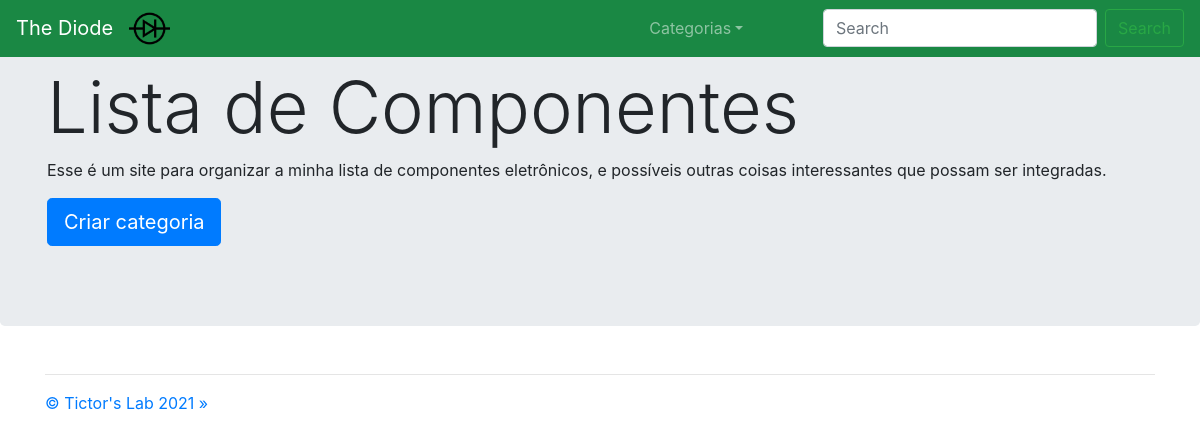
The page /componentes/ on the database as committed earlier.
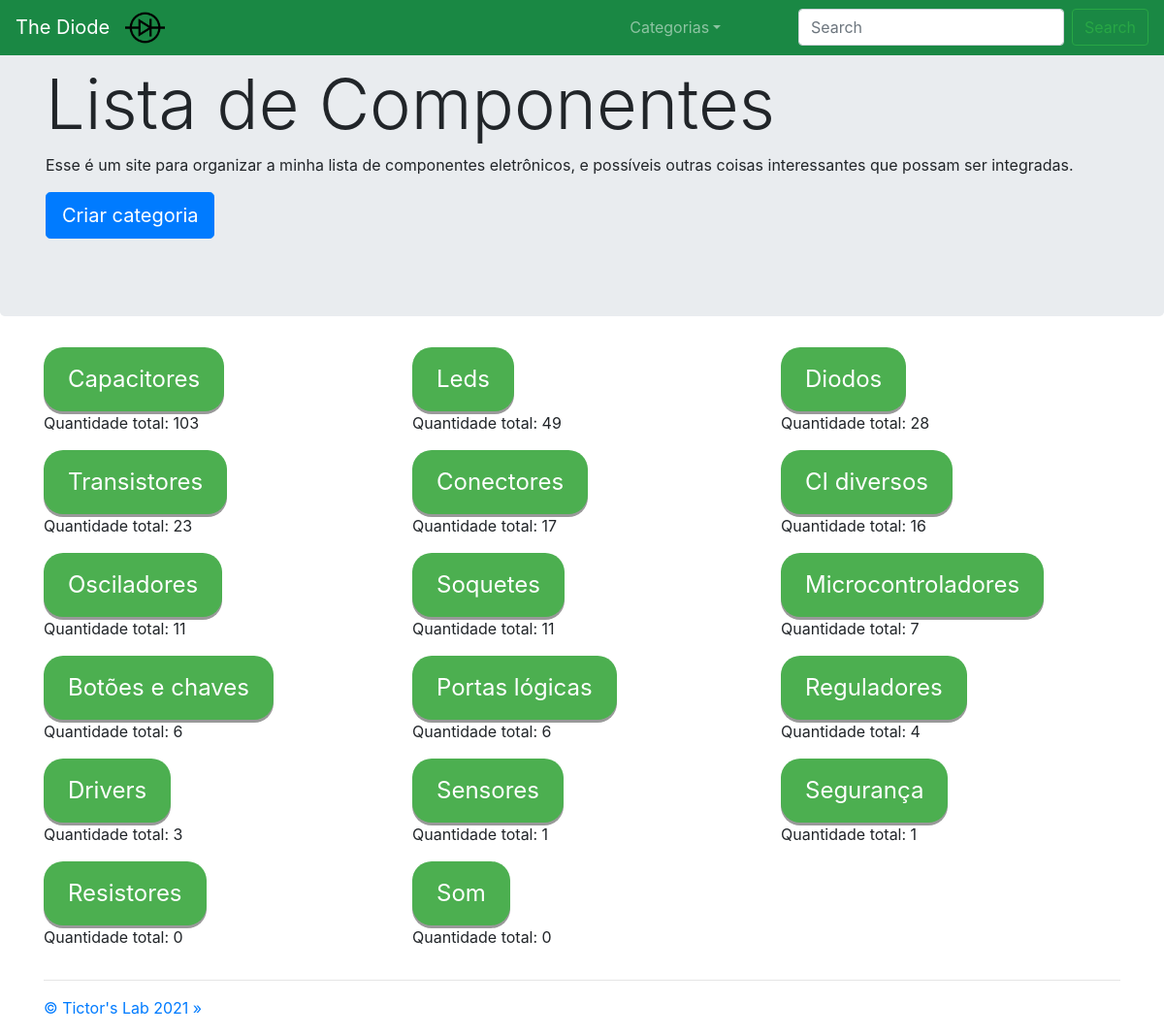
The same page on the database as committed later.
### components/models.py (models this page shows, shortened)
class Category(models.Model):
    name       = models.CharField(max_length=100, unique=True, null=True)
    quantidade = models.IntegerField(blank=True, null=True)
    class Meta:
        verbose_name_plural = "Categories"

### core/views.py (the view)
# urls.py: path('componentes/', categorias, name='categorias'),
def categorias(request):
    categorias = Category.objects.order_by('-quantidade')
    criar_painel_msg = painelDeArmazenamentoModular_contextMsg(request)
    context = {'categorias':categorias,
               'criar_painel_msg':criar_painel_msg}
    response = render(request, 'core/categorias.html', context)
    return response

### core/views.py (called while the page is built)
def painelDeArmazenamentoModular_splitIds(request, cookie_name):
    criar_painel_ids = request.COOKIES.get(cookie_name)
    if (criar_painel_ids != None): criar_painel_num_ids = len(criar_painel_ids.split(","))
    else: criar_painel_num_ids = 0
    return criar_painel_num_ids

def painelDeArmazenamentoModular_contextMsg(request):
    criar_painel_num_ids = painelDeArmazenamentoModular_splitIds(request, "criar_painel_ids")
    if request.COOKIES.get('criar_painel') == "True" and criar_painel_num_ids == 9:
        criar_painel_msg = "todos os componentes selecionados"
    elif request.COOKIES.get('criar_painel') == "True":
        criar_painel_msg = str(criar_painel_num_ids) + " componentes selecionados"
    else:
        criar_painel_msg = 0
    return criar_painel_msg

### core/templates/core/categorias.html (shortened to what this page needs)
{% extends 'core/base.html' %}
{% load static %}
{% block content %}
<nav class="navbar navbar-expand-md navbar-dark fixed-top" style="background-color: #1a8844;">
    <div class="btnWithSliderEffect" role="home">
    <a class="navbar-brand" onclick="changePage('/')" role="button">The Diode</a>
    </div>
    <div class="collapse navbar-collapse" id="navbarsExampleDefault">
        <ul class="navbar-nav mr-auto">
            <li>
                <img src="{% static 'core/imagens/Diode.png' %}" style="width:8%;">
            </li>
            <li class="nav-item dropdown">
                <a class="nav-link dropdown-toggle" href="#" id="dropdown01" data-toggle="dropdown" aria-haspopup="true"
                    aria-expanded="false">Categorias</a>
            </li>
        </ul>
        <form class="form-inline my-2 my-lg-0" action="/componentes/search">
            <input name="q" class="form-control mr-sm-2" type="text" placeholder="Search" aria-label="Search">
            <div class="btnWithSliderEffect">
            <button class="btn btn-outline-success my-2 my-sm-0" type="submit">Search</button>
            </div>
        </form>
    </div>
</nav>
<main role="main">
    <div class="jumbotron">
        <div class="fromRight">
            <div class="container">
                <h1 class="display-3">Lista de Componentes</h1>
                <p>Esse é um site para organizar a minha lista de componentes eletrônicos, e possíveis outras coisas interessantes que possam ser integradas.</p>
            </div>
            <div class="btnWithSliderEffect">
            <div class="container">
                <p><button class="btn btn-primary btn-lg" onclick="changePage('criarcategoria')" role="button">Criar categoria</button></p>
            </div>
            </div>
        </div>
    </div>
    <div class="fromRight">
        <div class="container">
            <div class="row">
                {% for categoria in categorias %}
                <div class="col-md-4">
                    <div class="btnWithSliderEffect">
                        <button class="categorias" onclick="changePage('categoria{{ categoria.id }}')" role="button">{{ categoria.name }}</button>
                    </div>
                    <p>Quantidade total: {{ categoria.quantidade }}</p>
                </div>
                {% endfor %}
            </div>
            <hr>
        </div>
    </div>
</main>
<footer class="container">
    <p><a href="http://tictorslab.blogspot.com/" role="button">&copy; Tictor's Lab 2021 &raquo;</a></p>
</footer>
{% endblock %}

### core/templates/core/base.html (shortened to what this page needs)
{% load static %}
<!DOCTYPE html>
<html lang="en">
<head>
    <link rel="stylesheet" href="https://stackpath.bootstrapcdn.com/bootstrap/4.5.0/css/bootstrap.min.css"
 defer>
    <link rel="stylesheet"  href="{% static 'core/base.css' %}"/>
    </head>
<body>
    {% block content %}
    {% endblock %}
</body>
</html>

### core/static/core/base.css (style rules this page uses)
body { overflow-x: hidden; overflow-y: scroll; }
.fromRight { opacity: 0%; }
.categorias { display: inline-block; padding: 15px 25px; font-size: 24px; cursor: pointer; text-align: center; text-decoration: none; outline: none; color: #fff; background-color: #4CAF50; border: none; border-radius: 20px; box-shadow: 0 3px #999; }

Rows that differ between the two databases and show on the page:
added Category: name "Capacitores", quantidade "103"
added Category: name "Leds", quantidade "49"
added Category: name "Diodos", quantidade "28"
added Category: name "Transistores", quantidade "23"
added Category: name "Conectores", quantidade "17"
added Category: name "CI diversos", quantidade "16"
added Category: name "Osciladores", quantidade "11"
added Category: name "Soquetes", quantidade "11"
added Category: name "Microcontroladores", quantidade "7"
added Category: name "Botões e chaves", quantidade "6"
added Category: name "Portas lógicas", quantidade "6"
added Category: name "Reguladores", quantidade "4"
added Category: name "Drivers", quantidade "3"
added Category: name "Sensores", quantidade "1"
added Category: name "Segurança", quantidade "1"
added Category: name "Resistores", quantidade "0"
added Category: name "Som", quantidade "0"
